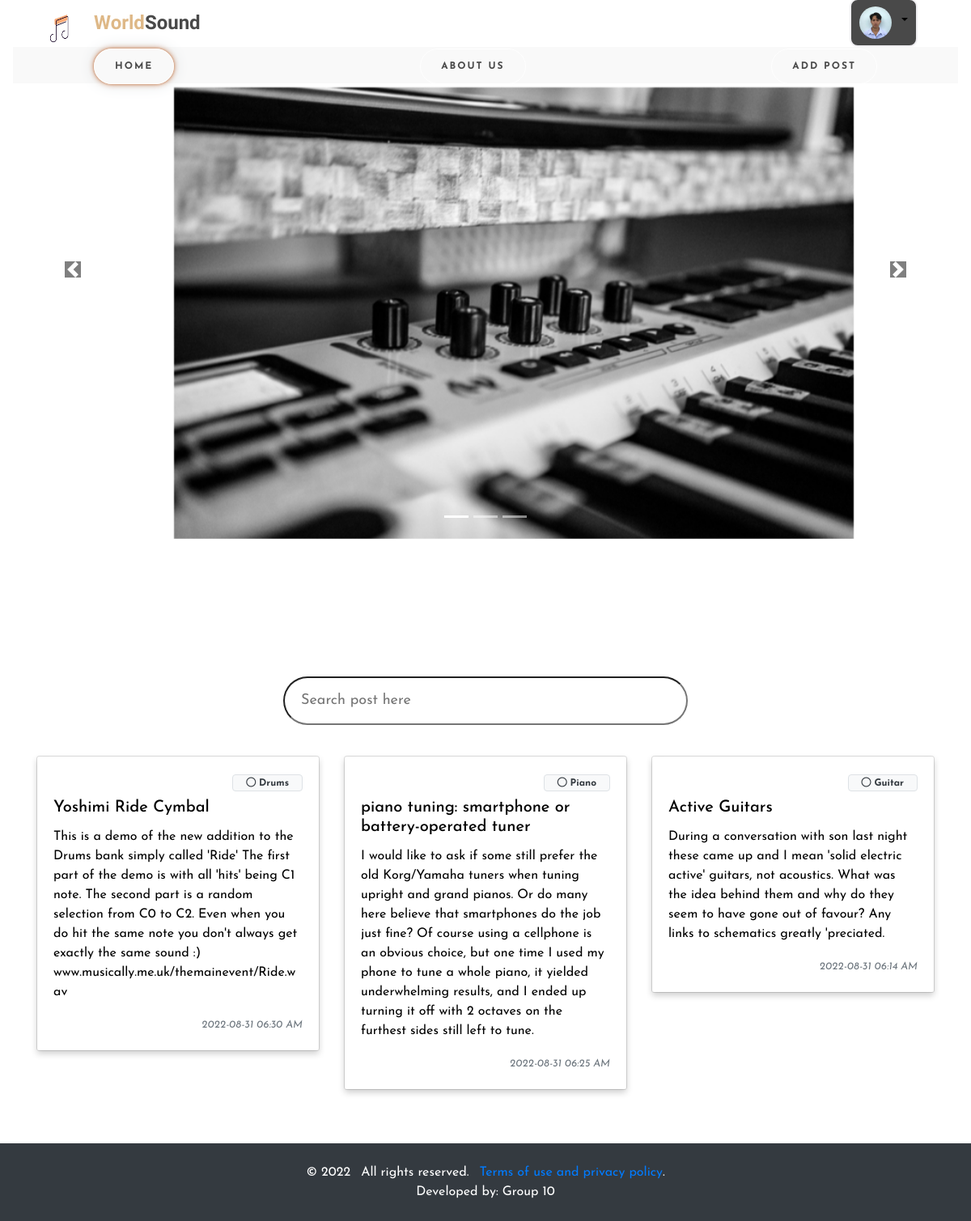
Screenshot of /index.php (signed in) with the database file from the repository.
### tables this page shows
CREATE TABLE `user_tbl` (
  `id` int(11) NOT NULL,
  `firstname` varchar(50) DEFAULT NULL,
  `middlename` varchar(50) DEFAULT NULL,
  `lastname` varchar(50) DEFAULT NULL,
  `username` varchar(50) DEFAULT NULL,
  `password` varchar(50) DEFAULT NULL,
  `avatar` varchar(255) DEFAULT NULL,
  `type` tinyint(1) DEFAULT NULL,
  `created_at` timestamp NOT NULL DEFAULT current_timestamp(),
  `updated_at` timestamp NOT NULL DEFAULT current_timestamp()
);

CREATE TABLE `post_tbl` (
  `id` int(11) NOT NULL,
  `user_id` int(11) NOT NULL,
  `category_id` int(11) NOT NULL,
  `title` varchar(50) NOT NULL,
  `content` text DEFAULT NULL,
  `status` tinyint(1) NOT NULL DEFAULT 0,
  `delete_flag` tinyint(1) NOT NULL,
  `created_at` timestamp NOT NULL DEFAULT current_timestamp(),
  `updated_at` timestamp NULL DEFAULT current_timestamp()
);

CREATE TABLE `category_tbl` (
  `id` int(11) NOT NULL,
  `name` varchar(30) NOT NULL,
  `description` varchar(100) NOT NULL,
  `status` tinyint(1) NOT NULL,
  `delete_flag` tinyint(1) NOT NULL,
  `created_at` timestamp NOT NULL DEFAULT current_timestamp(),
  `updated_at` timestamp NOT NULL DEFAULT current_timestamp()
);

### index.php (the view, shortened to what this page needs)
<?php
require 'config.php';
?>
<!DOCTYPE html>
<html lang="en">
<head>
    <link rel="stylesheet" href="css/bootstrap.min.css">
</head>
<body>
    <div class="wrapper">
      <?php
      if(isset($_SESSION['user_id'])){?>
        <nav class="navbar fixed-top">
          <div class="top_nav">
              <div class="left">
                <span><img src="images/sound.gif" height="80px" width="80px"></span>
                <div class="logo"><p><span>World</span>Sound</p></div>
              </div>
            <div class="right">
              <ul>
                <li class="nav-item dropdown">
                <a class="nav-link dropdown-toggle" href="#" id="navbarDropdownMenuLink" role="button" data-toggle="dropdown" aria-haspopup="true" aria-expanded="false">
                <?php
                  $query = mysqli_query($con,"SELECT * FROM user_tbl WHERE id='".$_SESSION['user_id']."'");
                  while($row = mysqli_fetch_assoc($query)){
                ?>
                  <img src="avatar_images/<?php echo $row['avatar'];?>" width="40" height="40" class="rounded-circle" />
                <?php }?>
                </a>
                </li>
                </ul>
            </div>
          </div>
          <div class="bottom_nav">
            <ul>
              <li><a href="#" class="btn-active">Home</a></li>
              <li><a href="about.php">About Us</a></li>
              <li><a href="new-topic.php">Add Post</a></li>
            </ul>
          </div><br/>
        </nav>
      <?php }
      ?>
      <div id="demo" class="carousel slide" style="width: 100%" data-ride="carousel">
<ul class="carousel-indicators">
  <li data-target="#demo" data-slide-to="0" class="active"></li>
  <li data-target="#demo" data-slide-to="1"></li>
  <li data-target="#demo" data-slide-to="2"></li>
</ul>
<div class="carousel-inner">
  <div class="carousel-item active">
    <img src="images/background1.jpg" alt="Piano">
  </div>
</div>
<a class="carousel-control-prev" href="#demo" data-slide="prev">
  <span class="carousel-control-prev-icon" style="background-color: #000000;"></span>
</a>
<a class="carousel-control-next" href="#demo" data-slide="next">
  <span class="carousel-control-next-icon" style="background-color: #000000;"></span>
</a>
</div>
      <div class="container-fluid" style="margin-top: 170px;">
        <div class="search_wrap search_wrap_6">
          <div class="search_box">
            <input type="search" class="input" id="search" placeholder="Search post here">
            <div class="btn">
              &nbsp;&nbsp;&nbsp;&nbsp;<box-icon name='search'></box-icon>
            </div>
          </div>
        </div>
      </div>
    </div>
    <div class="container" id="livesearch" style="margin-bottom: 50px;">
      <div class="row">
        <?php
          $query =mysqli_query($con,"SELECT p.*, c.name as `category` FROM `post_tbl` p inner join category_tbl c on p.category_id = c.id where p.status = 1  and p.`delete_flag` = 0 order by abs(unix_timestamp(p.created_at)) desc");
                      while($row = mysqli_fetch_assoc($query)):
        ?>
          <div class="col-md-4">
            <div class="card zoom mb-3">
            <a href="post.php?id=<?php echo $row['id'];?>">
              <div class="card-body">
               <div class="text-right"><h6 class="badge badge-light border text-dark rounded-pill px-3"><i class="far fa-circle"></i> <?= $row['category'] ?></h6></div>
                <h5 class="card-title"><?= $row['title'] ?></h5>
                <p class="card-text"><?= strip_tags($row['content']) ?></p>
                <p class="card-text text-right font-italic"><small class="text-muted"><?= date("Y-m-d h:i A", strtotime($row['created_at'])) ?></small></p>
              </div>
            </a>
            </div>
          </div>
        <?php endwhile; ?>
      </div>
    </div>
      <footer class="medium bg-dark text-white">
        <div class="container py-4">
          <ul class="list-inline mb-0 text-center">
            <li class="list-inline-item">&copy; 2022</li>
            <li class="list-inline-item">All rights reserved.</li>
            <li class="list-inline-item"><a href="#">Terms of use and privacy policy</a>.</li>
          </ul>
          <ul class="list-inline mb-0 text-center">
          <li class="list-inline-item">Developed by: Group 10</li>
        </div>
      </footer>
</body>
</html>

### index.php (style rules this page uses)
* { margin: 0; padding: 0; box-sizing: border-box; list-style: none; text-decoration: none; font-family: "Josefin Sans", sans-serif; }
.wrapper .top_nav { margin-top: -15px; width: 100%; height: 65px; background: #fff; padding: 20px 50px 0px 20px; display: flex; justify-content: space-between; align-items: center; }
.wrapper .top_nav .left { display: flex; align-items: center; }
.wrapper .top_nav .left .logo p { font-size: 24px; font-weight: bold; color: #494949; font-family: "Mountains of Christmas", cursive; margin-right: 25px; }
.wrapper .top_nav .left .logo p span { color: burlywood; font-family: "Mountains of Christmas", cursive; }
.wrapper .top_nav .right ul { display: flex; }
.wrapper .top_nav .right ul li { margin: 0 12px; }
.wrapper .top_nav .right ul li:last-child { background: #494949; margin-right: 0; border: 2px solid #EFEEF1; border-radius: 10px; letter-spacing: 3px; }
.wrapper .top_nav .right ul li a { display: block; padding: 8px 10px; color: #666666; }
.wrapper .top_nav .right ul li:last-child a { color: black; }
.wrapper .bottom_nav { width: 100%; background: #f9f9f9; height: 45px; padding: 0 100px; }
.wrapper .bottom_nav ul { width: 100%; height: 45px; display: flex; justify-content: space-between; align-items: center; }
.wrapper .bottom_nav ul li a { color: #494949; letter-spacing: 2px; text-decoration: none; background: transparent; padding: 15px 25px; border-radius: 30px; font-weight: bold; transition: all 0.3s ease-in-out; border: 1px solid #fff; text-transform: uppercase; font-size: 12px; }
.btn-active { border: 0; box-shadow: 0 0 3px #CC885E, 0 0 7px #CC885E, 0 0 20px #dee2e6; }
.search_wrap { width: 500px; margin: 38px auto; }
.search_wrap .search_box { position: relative; width: 500px; height: 60px; }
.search_wrap .search_box .input { position: absolute; top: 0; left: 0; width: 100%; height: 100%; padding: 10px 20px; border-radius: 3px; font-size: 18px; }
.search_wrap .search_box .btn { position: absolute; top: 0; right: 0; width: 60px; height: 100%; background: #fff; z-index: 1; cursor: pointer; }
.search_wrap.search_wrap_6 .search_box .input { border-radius: 50px; }
.search_wrap.search_wrap_6 .search_box .btn { width: 125px; height: 45px; top: 8px; right: 5px; border-radius: 3px; color: #fff; display: flex; align-items: center; justify-content: center; }
.search_wrap.search_wrap_6 .search_box .btn { border-radius: 25px; }
.search_wrap.search_wrap_6 .search_box .input { padding-right: 145px; }
.zoom { transition: transform .5s; }
.card-body { box-shadow: 0 4px 8px 0 rgba(0,0,0,0.2); }
.container .row a { text-decoration: none; color: black; }
.wrapper .carousel-inner .carousel-item img { width: 70%; height: 20%; margin-top: 9%; margin-left: 215px; }

### rows the page displays
user_tbl: avatar (picture)
post_tbl: category.name "Drums", title "Yoshimi Ride Cymbal", content "This is a demo of the new addition to the Drums bank simply called 'Ride' The first part of the demo is with all 'hits' being C1 note. The second part is a random selection from C0 to C2. Even when you do hit the same note you don't always get exactly the same sound :) www.musically.me.uk/themainevent/Ride.wav", created_at "2022-08-31 06:30 AM"
post_tbl: category.name "Piano", title "piano tuning: smartphone or battery-operated tuner", content "I would like to ask if some still prefer the old Korg/Yamaha tuners when tuning upright and grand pianos. Or do many here believe that smartphones do the job just fine? Of course using a cellphone is an obvious choice, but one time I used my phone to tune a whole piano, it yielded underwhelming results, and I ended up turning it off with 2 octaves on the furthest sides still left to tune.", created_at "2022-08-31 06:25 AM"
post_tbl: category.name "Guitar", title "Active Guitars", content "During a conversation with son last night these came up and I mean 'solid electric active' guitars, not acoustics. What was the idea behind them and why do they seem to have gone out of favour? Any links to schematics greatly 'preciated.", created_at "2022-08-31 06:14 AM"
